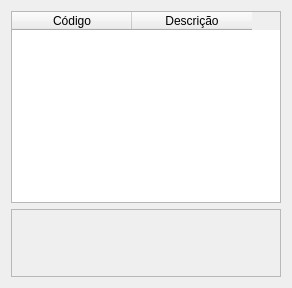
      <widget class="QWidget" name="subGrupo">
       <property name="windowTitle">
        <string>Grupo de itens</string>
       </property>
       <property name="autoFillBackground">
        <bool>false</bool>
       </property>
       <layout class="QVBoxLayout" name="verticalLayout_5">
        <item>
         <widget class="QTableWidget" name="gridGrupoItens">
          <attribute name="horizontalHeaderDefaultSectionSize">
           <number>120</number>
          </attribute>
          <attribute name="horizontalHeaderMinimumSectionSize">
           <number>100</number>
          </attribute>
          <column>
           <property name="text">
            <string>Código</string>
           </property>
          </column>
          <column>
           <property name="text">
            <string>Descrição</string>
           </property>
          </column>
         </widget>
        </item>
        <item>
         <widget class="QFrame" name="fraBotoesGrupo">
          <property name="frameShape">
           <enum>QFrame::StyledPanel</enum>
          </property>
          <property name="frameShadow">
           <enum>QFrame::Raised</enum>
          </property>
          <layout class="QHBoxLayout" name="horizontalLayout_5">
           <item>
            <widget class="QPushButton" name="btnInserirGrupo">
             <property name="minimumSize">
              <size>
               <width>48</width>
               <height>48</height>
              </size>
             </property>
             <property name="maximumSize">
              <size>
               <width>48</width>
               <height>48</height>
              </size>
             </property>
             <property name="styleSheet">
              <string notr="true">background-color: transparent; 
border: none;</string>
             </property>
             <property name="text">
              <string/>
             </property>
             <property name="icon">
              <iconset resource="../icons/2_.qrc">
               <normaloff>:/icons/2x/insert.png</normaloff>:/icons/2x/insert.png</iconset>
             </property>
             <property name="iconSize">
              <size>
               <width>48</width>
               <height>48</height>
              </size>
             </property>
            </widget>
           </item>
           <item>
            <widget class="QPushButton" name="btnEditarGrupo">
             <property name="minimumSize">
              <size>
               <width>48</width>
               <height>48</height>
              </size>
             </property>
             <property name="styleSheet">
              <string notr="true">background-color: transparent; 
border: none;</string>
             </property>
             <property name="text">
              <string/>
             </property>
             <property name="icon">
              <iconset resource="../icons/2_.qrc">
               <normaloff>:/icons/2x/edit.png</normaloff>:/icons/2x/edit.png</iconset>
             </property>
             <property name="iconSize">
              <size>
               <width>36</width>
               <height>36</height>
              </size>
             </property>
            </widget>
           </item>
           <item>
            <widget class="QPushButton" name="btnExcluirGrupo">
             <property name="minimumSize">
              <size>
               <width>48</width>
               <height>48</height>
              </size>
             </property>
             <property name="styleSheet">
              <string notr="true">background-color: transparent; 
border: none;</string>
             </property>
             <property name="text">
              <string/>
             </property>
             <property name="icon">
              <iconset resource="../icons/2_.qrc">
               <normaloff>:/icons/2x/delete.png</normaloff>:/icons/2x/delete.png</iconset>
             </property>
             <property name="iconSize">
              <size>
               <width>36</width>
               <height>36</height>
              </size>
             </property>
            </widget>
           </item>
           <item>
            <spacer name="horizontalSpacer_5">
             <property name="orientation">
              <enum>Qt::Horizontal</enum>
             </property>
             <property name="sizeHint" stdset="0">
              <size>
               <width>40</width>
               <height>20</height>
              </size>
             </property>
            </spacer>
           </item>
           <item>
            <widget class="QPushButton" name="btnFecharGrupo">
             <property name="minimumSize">
              <size>
               <width>48</width>
               <height>48</height>
              </size>
             </property>
             <property name="maximumSize">
              <size>
               <width>48</width>
               <height>48</height>
              </size>
             </property>
             <property name="styleSheet">
              <string notr="true">background-color: transparent; 
border: none;</string>
             </property>
             <property name="text">
              <string/>
             </property>
             <property name="icon">
              <iconset resource="../icons/2_.qrc">
               <normaloff>:/icons/2x/close.png</normaloff>:/icons/2x/close.png</iconset>
             </property>
             <property name="iconSize">
              <size>
               <width>40</width>
               <height>40</height>
              </size>
             </property>
            </widget>
           </item>
          </layout>
         </widget>
        </item>
       </layout>
      </widget>
